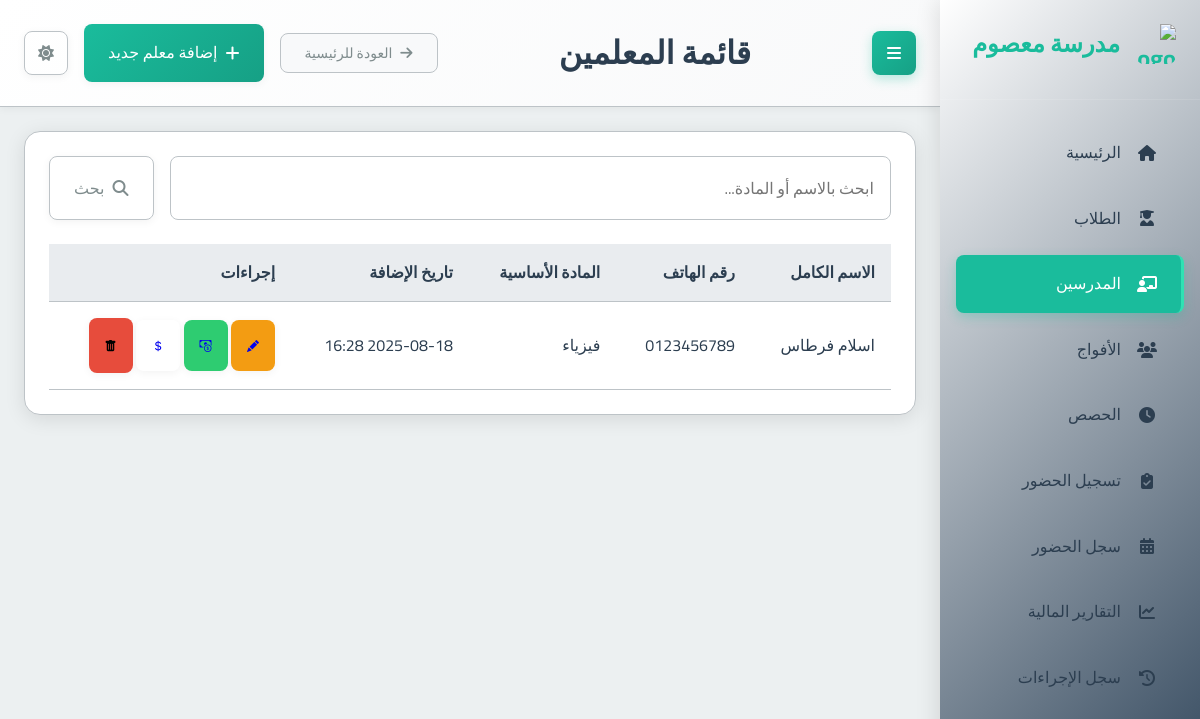
Screenshot of /teachers/ with the database file from the repository.
### school_app/models.py (models this page shows, shortened)
class Teacher(models.Model):
    full_name = models.CharField(max_length=201, verbose_name="الاسم الكامل")
    phone_number = models.CharField(max_length=20, unique=True, verbose_name="رقم الهاتف")
    subject = models.ForeignKey(Subject, on_delete=models.PROTECT, verbose_name="المادة الأساسية")
    created_at = models.DateTimeField(auto_now_add=True, verbose_name="تاريخ الإنشاء")
    class Meta:
        verbose_name = "مدرس"
        verbose_name_plural = "المدرسون"

class Subject(models.Model):
    name = models.CharField(max_length=100, verbose_name="اسم المادة")
    class Meta:
        verbose_name = "مادة دراسية"
        verbose_name_plural = "المواد الدراسية"

### school_app/views.py (the view)
# urls.py: path('teachers/', views.teacher_list, name='teacher_list'),
def teacher_list(request):
    query = request.GET.get('q', '').strip()
    teachers_qs = Teacher.objects.select_related('subject').all()
    if query:
        teachers_qs = teachers_qs.filter(
            Q(full_name__icontains=query) |
            Q(subject__name__icontains=query) # Search by subject name
        )
    teachers = teachers_qs.order_by('full_name')
    context = {
        'teachers': teachers,
        'page_title': "قائمة المعلمين",
        'search_query': query
    }
    return render(request, 'school_app/teacher_list.html', context)

### templates/school_app/teacher_list.html (shortened to what this page needs)
{% extends "base.html" %}
{% block page_title %}{{ page_title|default:"قائمة المعلمين" }}{% endblock %}
{% block header_actions %}
  <a href="{% url 'add_teacher' %}" class="btn btn-primary">
    <i class="fas fa-plus"></i> إضافة معلم جديد
  </a>
{% endblock %}
{% block content %}
<div class="card">
  <div class="card-body">
    <form method="get" action="{% url 'teacher_list' %}" class="mb-3">
      <div class="input-group">
        <input type="text" name="q" class="form-control" placeholder="ابحث بالاسم أو المادة..." value="{{ search_query|default:'' }}">
        <div class="input-group-append">
          <button class="btn btn-outline-secondary" type="submit">
            <i class="fas fa-search"></i> بحث
          </button>
        </div>
      </div>
    </form>
    {% if teachers %}
      <div class="table-container">
        <table class="table table-striped">
          <thead>
            <tr>
              <th>الاسم الكامل</th>
              <th>رقم الهاتف</th>
              <th>المادة الأساسية</th>
              <th>تاريخ الإضافة</th>
              <th>إجراءات</th>
            </tr>
          </thead>
          <tbody>
            {% for teacher in teachers %}
              <tr>
                <td>{{ teacher.full_name }}</td>
                <td dir="ltr">{{ teacher.phone_number }}</td>
                <td>{{ teacher.subject.name }}</td>
                <td>{{ teacher.created_at|date:"Y-m-d H:i" }}</td>
                <td>
                  <a href="{% url 'edit_teacher' teacher.id %}" class="btn btn-sm btn-warning" title="تعديل"> <i class="bi bi-pencil-fill"></i><span class="sr-only">تعديل</span></a>
                  <a href="{% url 'teacher_monthly_payment' teacher_id=teacher.id %}" class="btn btn-sm btn-success" title="دفع المستحقات"><i class="bi bi-cash-coin"></i><span class="sr-only">دفع المستحقات</span></a>
                  <a href="{% url 'teacher_financial_detail' teacher.id %}" class="btn btn-sm btn-outline-primary" title="عرض التفاصيل المالية"><i class="bi bi-currency-dollar"></i></a>
                  <form action="{% url 'delete_teacher' teacher.id %}" method="post" style="display: inline;" onsubmit="return confirm('هل أنت متأكد أنك تريد حذف هذا المدرس؟ قد يؤدي هذا إلى مشاكل إذا كان المدرس مرتبطاً بأفواج حالية.');">
                      <button type="submit" class="btn btn-danger btn-sm" title="حذف"><i class="bi bi-trash-fill"></i><span class="sr-only">حذف</span></button>
                  </form>
                </td>
              </tr>
            {% endfor %}
          </tbody>
        </table>
      </div>
    {% else %}
      <p class="text-center text-muted">لا يوجد معلمون مسجلون حالياً.</p>
      <div class="text-center mt-3">
         <a href="{% url 'add_teacher' %}" class="btn btn-primary">إضافة معلم جديد</a>
      </div>
    {% endif %}
  </div>
</div>
{% endblock %}

### static/css/main.css (style rules this page uses)
:root { --primary-color: #2c3e50; --primary-light: #34495e; --primary-darker: #1a252f; --accent-color: #1abc9c; --accent-light: #2fe2b3; --accent-dark: #16a085; --text-color: #2c3e50; --text-secondary: #7f8c8d; --text-on-primary: #ffffff; --text-on-accent: #ffffff; --text-nav: #2c3e50; --background-color: #ecf0f1; --card-background: #ffffff; --input-background: #ffffff; --border-color: #bdc3c7; --input-border-color: #bdc3c7; --success-color: #2ecc71; --warning-color: #f39c12; --error-color: #e74c3c; --info-color: #1E90FF; --table-header-background: #e9ecef; --table-row-hover-background: #f8f9fa; --box-shadow-color: rgba(0, 0, 0, 0.1); --box-shadow-color-hover: rgba(0, 0, 0, 0.15); --box-shadow-soft-color: rgba(0, 0, 0, 0.05); --subtle-background: #f8f9fa; --spacing-xs: 8px; --spacing-sm: 16px; --spacing-md: 24px; --spacing-lg: 32px; --spacing-xl: 48px; --font-family: 'Cairo', sans-serif; --font-size-xs: 12px; --font-size-sm: 14px; --font-size-md: 16px; --font-size-lg: 20px; --font-size-xl: 24px; --font-size-xxl: 32px; --border-radius-sm: 4px; --border-radius-md: 8px; --border-radius-lg: 16px; --transition-fast: 0.2s ease; --transition-normal: 0.3s ease; --transition-slow: 0.5s ease; --sidebar-width: 260px; }
* { margin: 0; padding: 0; box-sizing: border-box; direction: rtl; }
html { direction: rtl; font-size: 16px; }
body { font-family: var(--font-family); background-color: var(--background-color); color: var(--text-color); line-height: 1.6; transition: background-color var(--transition-normal), color var(--transition-normal); overflow-x: hidden; }
.btn-warning { background: var(--warning-color); }
.btn-success { background: var(--success-color); }
.btn-danger { background: var(--error-color); }
.card { background-color: var(--card-background); border-radius: var(--border-radius-lg); box-shadow: 0 4px 20px var(--box-shadow-color); margin-bottom: var(--spacing-md); overflow: hidden; transition: all var(--transition-normal); border: 1px solid var(--border-color); }
.card-body { padding: var(--spacing-md); color: var(--text-color); }
.btn { font-family: var(--font-family); padding: var(--spacing-sm) var(--spacing-md); border: none; border-radius: var(--border-radius-md); cursor: pointer; font-size: var(--font-size-md); font-weight: 500; text-decoration: none; display: inline-flex; align-items: center; gap: var(--spacing-xs); transition: all var(--transition-fast); box-shadow: 0 2px 8px var(--box-shadow-soft-color); }
.btn-primary { background: linear-gradient(135deg, var(--accent-color) 0%, var(--accent-dark) 100%); color: var(--text-on-accent); }
.btn-outline-secondary { background-color: transparent; border: 1px solid var(--border-color); color: var(--text-secondary); }
input, select, textarea { font-family: var(--font-family); width: 100%; padding: var(--spacing-sm); border: 1px solid var(--input-border-color); border-radius: var(--border-radius-md); background-color: var(--input-background); color: var(--text-color); font-size: var(--font-size-md); transition: all var(--transition-fast); }
.btn-sm { font-size: 12px; padding: 1rem; }
.mb-3 { margin-bottom: var(--spacing-md); }
.input-group { display: flex; gap: var(--spacing-sm); }
.table-container { overflow-x: auto; }
table { width: 100%; border-collapse: collapse; }
th, td { padding: var(--spacing-sm); text-align: right; border-bottom: 1px solid var(--border-color); }
th { background-color: var(--table-header-background); font-weight: 600; color: var(--text-color); }

### rows the page displays
Teacher: full_name "اسلام فرطاس", phone_number "0123456789", subject.name "فيزياء", created_at "2025-08-18 16:28"

### other values shown
{{ page_title|default:"قائمة المعلمين" }} "قائمة المعلمين"
